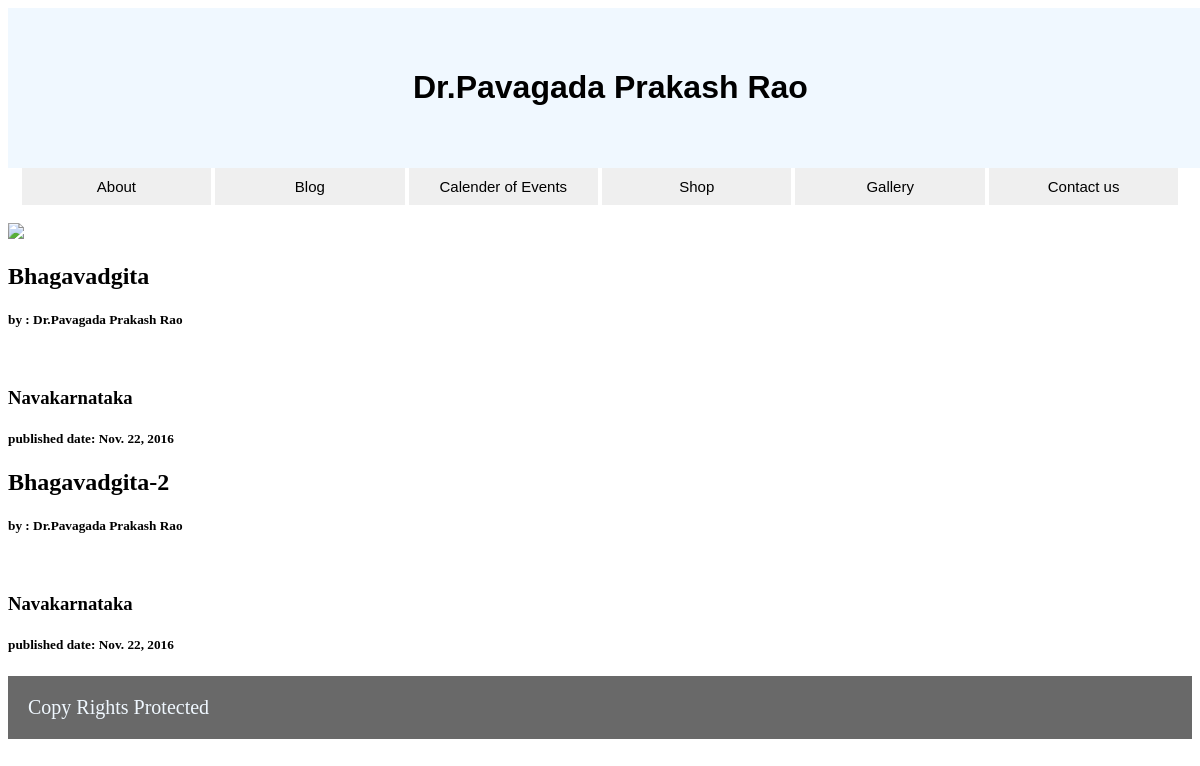
Page /shop/ on the earlier database version.
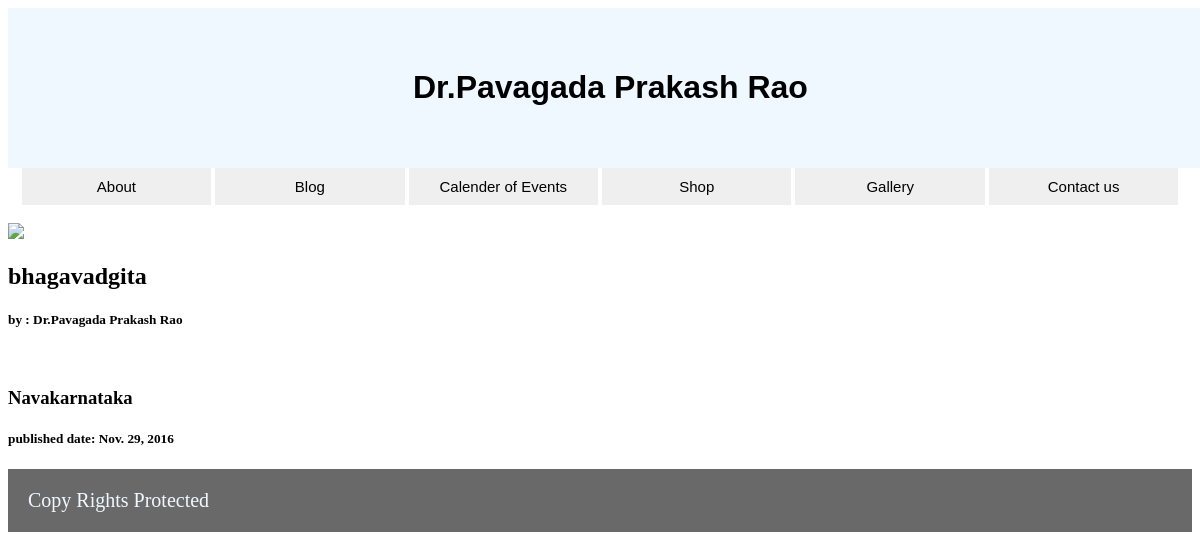
Same page on the later database version.
### blog/models.py (models this page shows, shortened)
class Shop(models.Model):
    title = models.CharField(max_length=400)
    author = models.CharField(max_length=30, default="Dr.Pavagada Prakash Rao")
    price = models.CharField(max_length=6)
    book_id = models.CharField(max_length=20)
    img_id = models.CharField(max_length=1000, null=True)
    publications = models.CharField(max_length=100)
    published_date = models.DateField()

### blog/views.py (the view)
# urls.py: url(r'^shop/$', views.shop, name='shop'),
def shop(request):
     shops = Shop.objects.filter(published_date__lte=timezone.now()).order_by('published_date')
     return render(request, 'shop.html', { 'shops': shops})

### blog/templates/shop.html (shortened to what this page needs)
{% extends 'base.html' %}
{% block content %}
{% for shop in shops %}
    <h2>{{ shop.title }}</h2>
    <h5>by : {{ shop.author }}</h5>
    {% if shop.img_id %}
        <div id="image">
        </div>
    {% endif %}
    <h3>{{ shop.publications }}</h3>
    <h5>published date: {{ shop.published_date }}</h5>
{% endfor %}
{% endblock %}

### blog/templates/base.html (shortened to what this page needs)
{% load staticfiles %}
<!doctype html>
<html lang="en">
<head>
    <link rel="stylesheet" href="{% static 'css/base.css' %}">
</head>
<body>
        <header>
            <h1 class="heading">Dr.Pavagada Prakash Rao</h1>
        </header>
        <nav>
            <a href="/about/"><button>About</button></a>
            <a href="/blog/"><button id="blog">Blog</button></a>
            <a href="/calender/"><button id="calender">Calender of Events</button></a>
            <a href="/shop/"><button id="shop">Shop</button></a>
            <button id="gallery">Gallery</button>
            <button id="contact">Contact us</button>
        </nav>
        <image>
            <img src="{% static 'css/slider1.jpg' %}">
        </image>
        {% block content %}{% endblock %}
        <footer>
            <div>Copy Rights Protected</div>
        </footer>
</body>
</html>

### blog/static/css/base.css (style rules this page uses)
header { background-color: aliceblue; width: 95%; text-align: center; padding: 40px; }
.heading { font-family: sans-serif; }
nav { text-align: center; }
img { width: 100%; }
#image { width: 200px; }
button { border: 0px solid; padding: 10px; font-size: 15px; margin: 0px; width: 16%; }
footer { background-color: dimgray; font-size: 20px; color: aliceblue; padding: 20px; }

Differences in the rows shown:
removed Shop: title "Bhagavadgita", author "Dr.Pavagada Prakash Rao", publications "Navakarnataka", published_date "Nov. 22, 2016"
removed Shop: title "Bhagavadgita-2", author "Dr.Pavagada Prakash Rao", publications "Navakarnataka", published_date "Nov. 22, 2016"
added Shop: title "bhagavadgita", author "Dr.Pavagada Prakash Rao", publications "Navakarnataka", published_date "Nov. 29, 2016"
